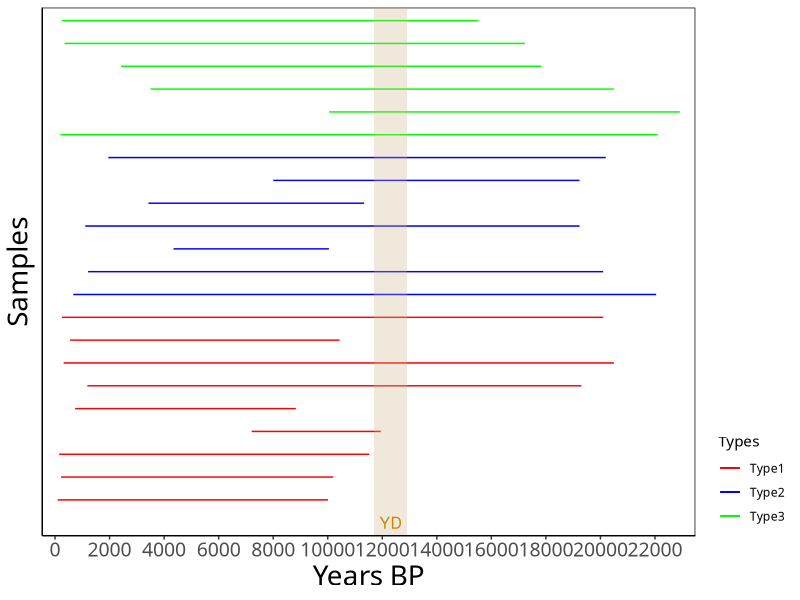

Write R code to recreate this figure.
# change this to your own directory
setwd("C:/Users/user1/Documents/GitHub/ggplot2_tutorial/time_ranges")

library(readr)
library(ggplot2)

data <- read_csv("data/data.csv")

p <- ggplot()

for(i in 1:nrow(data)){
  x <- c(data$min_year[i],data$max_year[i])
  y <- c(data$arrangement[i],data$arrangement[i])
  plot.data <- data.frame(x = x,
                          y = y,
                          type = data$class[i])
  p <- p +
    geom_line(data=plot.data, aes(x=x,y=y,color=type))
  
  cat("finishing sample",i,"\n")
}


p <- p +
  theme(panel.grid.major = element_blank(), panel.grid.minor = element_blank(),
        panel.background = element_rect(colour="black", fill = NA), 
        axis.line = element_line(color = "black"),
        axis.text.y = element_blank(),
        axis.ticks.y = element_blank(),
        legend.justification = c(0, 0),
        axis.text.x = element_text(size = 14),
        #axis.ticks.x = element_blank(),
        axis.title = element_text(size = 20),
        legend.position = "right",
        text = element_text(family='Kai'),
        legend.background = element_rect(colour=NA, fill = NA),
        legend.key = element_rect(colour = "white", fill = NA)
  )+
  #customize your colors here, change the Type1, Type2, Type3 into Best, Shorter, Problem, etc.
  scale_color_manual( values = c(
    "Type1" = "red",
    "Type2" = "blue",
    "Type3" = "green"
  ))+
  #---------------------------
  #if you want to have a shaded vertical bar, use this section; otherwise, delete this section

  annotate("rect", fill = "tan", xmin = 11700, xmax = 12900, ymin = -Inf, ymax = Inf,
         alpha = .3)+
  annotate("text", x = 12300, y = 0, label = "YD", size = 4, color = 'orange3')+

  #--------------------------
  
  labs(y = "Samples",
       x = "Years BP",
       color = "Types")+
  scale_x_continuous( expand = c(0.025, 0.025),breaks = scales::pretty_breaks(n = 10))+
  scale_y_continuous(limits=c(0,nrow(data)),expand = c(0.025, 0.02),breaks = scales::pretty_breaks(n = 10))

p
